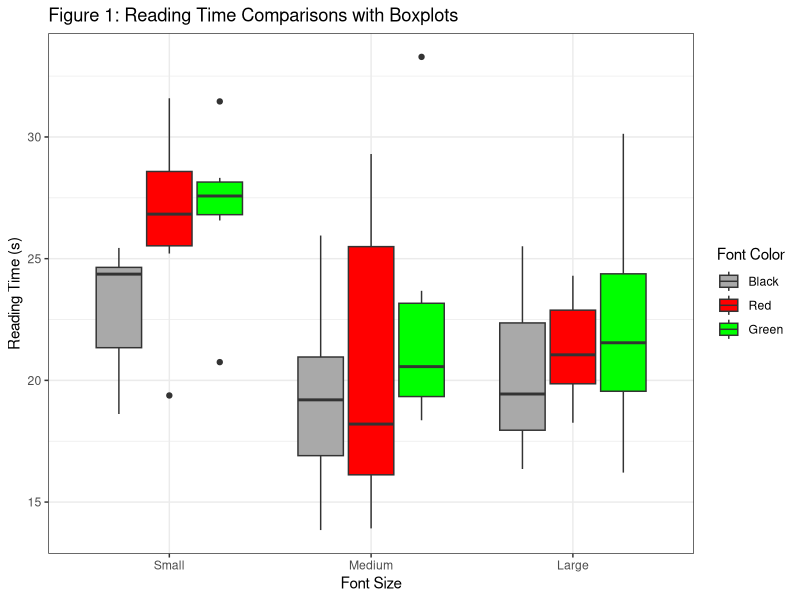
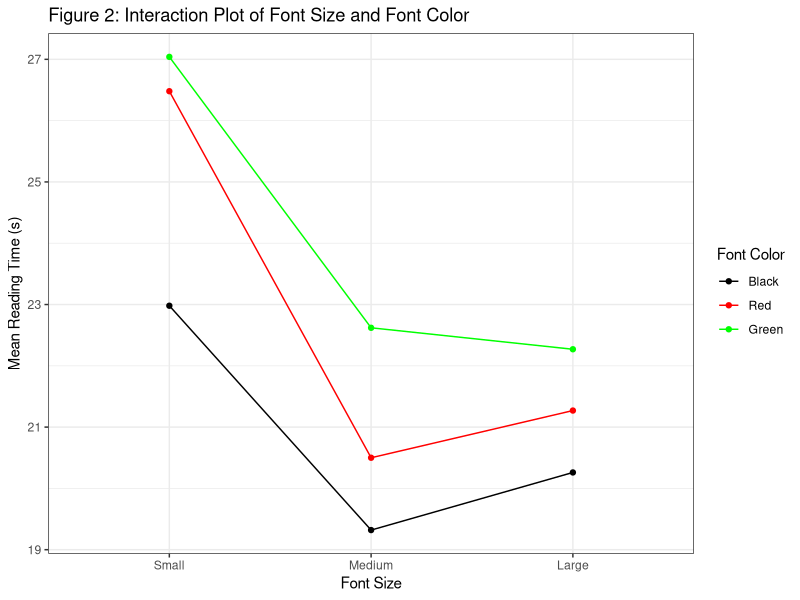

Source code (R) for these figures, in order:
## ---- chunk 1
knitr::opts_chunk$set(message = FALSE)
knitr::opts_chunk$set(warning = FALSE)
knitr::opts_chunk$set(error = FALSE)

## ---- chunk 2
library(car)
library(emmeans)
library(tidyverse)
library(knitr)
library(broom)

## ---- chunk 3
# randomizing assignments
set.seed(21)

text_settings <- c("black, small", "black, medium", "black, large",
                   "red, small", "red, medium", "red, large",
                   "green, small", "green, medium", "green, large")

treatments <- rep(text_settings, each = 6)

sample(treatments)

## ---- chunk 4
# get factors in their own columns
# font color levels (highest to lowest contrast against white background): black (-1), red (0), green (1)
# font size levels (smallest to largest font): small (-1), medium (0), large (1)
data <- read.csv("Final_Data.csv")

read_speed <- data |>
  mutate("Font Color" = factor(Text.Settings,
                               levels = c("black, small", "black, medium", "black, large",
                                          "red, small", "red, medium", "red, large",
                                          "green, small", "green, medium", "green, large"),
                               labels = rep(c("Black", "Red", "Green"), each = 3)),
         "Font Size" = factor(Text.Settings,
                              levels = c("black, small", "black, medium", "black, large",
                                          "red, small", "red, medium", "red, large",
                                          "green, small", "green, medium", "green, large"),
                              labels = rep(c("Small", "Medium", "Large"), times = 3))) |>
  rename("Time" = Time..s.) |>
  select(`Font Size`, `Font Color`, `Time`)

kable(read_speed,
      caption = "Reading Time by Factors Data Collection")

## ---- chunk 5
# get key summary stats of our data
summary_stats <- read_speed |>
  group_by(`Font Size`, `Font Color`) |>
  summarise(Mean = round(mean(Time), 2),
            SD = round(sd(Time), 2),
            N = n())

kable(summary_stats,
      col.names = c("Font Size", "Font Color", "Mean (s)", "SD (s)", "N"),
      caption = "Summary Statistics of Reading Time by Treatment Group")

## ---- chunk 6
# boxplots to compare means
ggplot(read_speed, aes(x = `Font Size`,
                       y = `Time`,
                       fill = `Font Color`)) +
  scale_fill_manual(values = c("darkgray", "red", "green")) +
  geom_boxplot() + 
  labs(y = "Reading Time (s)",
       title = "Figure 1: Reading Time Comparisons with Boxplots") +
  theme_bw()

## ---- chunk 7
# interaction plot
ggplot(summary_stats, aes(x = `Font Size`,
                          y = Mean,
                          color = `Font Color`,
                          group = `Font Color`)) +
  scale_color_manual(values = c("black", "red", "green")) +
  geom_point() +
  geom_line() +
  labs(y = "Mean Reading Time (s)",
       title = "Figure 2: Interaction Plot of Font Size and Font Color") + 
  theme_bw()

## ---- chunk 8
# generate ANOVA table
anova <- aov(`Time` ~ `Font Size` * `Font Color`, read_speed)

kable(tidy(anova),
      digits = 3,
      col.names = c("Sources of Variation", "degrees of freedom", "Sum of Squares", "Mean Square", "F", "p-value"),
      caption = "ANOVA Table")
